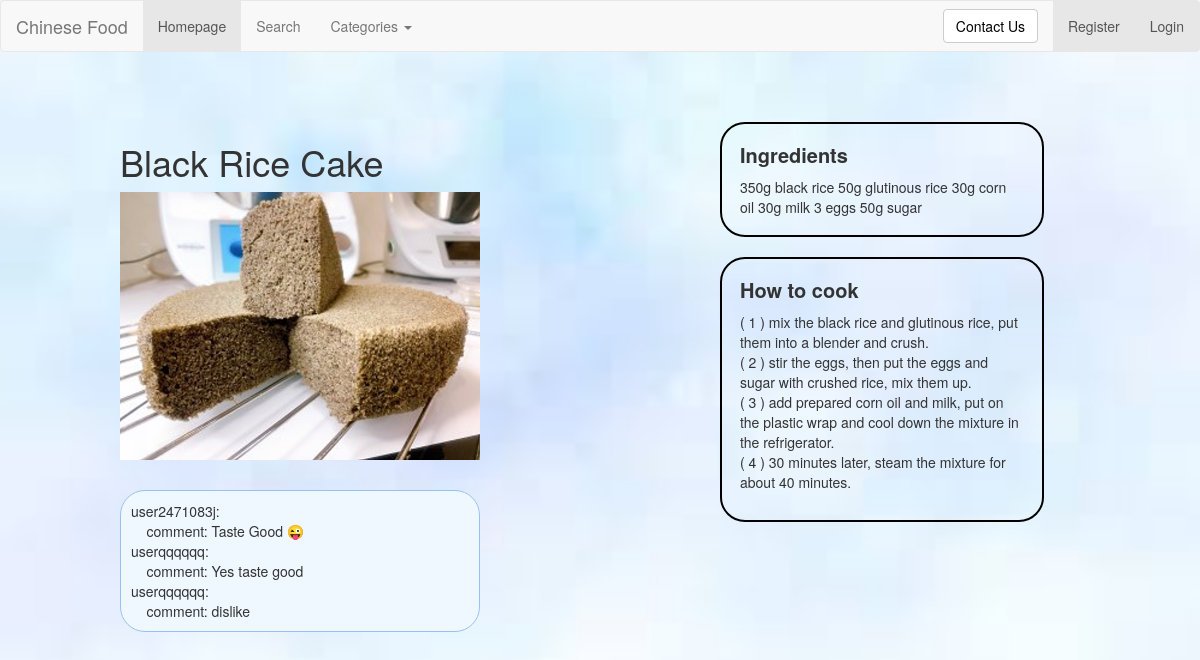
The page /rango/dessert2/ on the database its author committed.
### rango/models.py (models this page shows, shortened)
class UserComment(models.Model):
    username = models.CharField(max_length=64)
    comment = models.CharField(max_length=1028, default='')
    dish = models.CharField(max_length=128, default='')
    islike = models.BooleanField(default=True)

### rango/views.py (the view, shortened to what this page needs)
# urls.py: path('dessert2/', views.dessert2, name='dessert2'),
def dessert2(request):
    category_list = Category.objects.order_by('-category')
    d2 = "Black Rice Cake"
    dish = Dish.objects.get(dish=d2)
    form = DishForm()
    info_list = UserComment.objects.filter(dish=d2)
    return render(request, "rango/dessert2.html", {"info_list": info_list,
                                                   "categories": category_list,
                                                   "form": form,
                                                   "dish": dish, })

### templates/rango/dessert2.html (shortened to what this page needs)
{% extends 'rango/base.html' %}
{% load staticfiles %}
{% block image_block %}
<h1>Black Rice Cake</h1>
<img src="{% static 'images/dessert2.png' %}" alt="" width="100%" id="pic">
{% endblock %}
{% block ingredients_block%}
350g black rice
50g glutinous rice
30g corn oil
30g milk
3 eggs
50g sugar
{% endblock %}
{% block howToCook_block %}
( 1 ) mix the black rice and glutinous rice, put them into a blender and crush. <br>
( 2 ) stir the eggs, then put the eggs and sugar with crushed rice, mix them up.<br>
( 3 ) add prepared corn oil and milk, put on the plastic wrap and cool down the mixture in the refrigerator.<br>
( 4 ) 30 minutes later, steam the mixture for about 40 minutes.<br>
{% endblock %}

### templates/rango/base.html (shortened to what this page needs)
<!DOCTYPE html>
{% load staticfiles %}
<html>
<head>
	<link rel="stylesheet" href="https://cdn.staticfile.org/twitter-bootstrap/3.3.7/css/bootstrap.min.css">
    <link rel="stylesheet" href="{% static 'css/dish.css' %}">
</head>
<body>
<nav class="navbar navbar-default" role="navigation">
    <div class="container-fluid">
    <div class="navbar-header">
        <a class="navbar-brand" href="/rango/">Chinese Food</a>
    </div>
    <div>
        <ul class="nav navbar-nav navbar-left">
            <li class="active"><a href="/rango/">Homepage</a></li>
            <li><a href="{% url 'rango:test' %}">Search</a></li>
            <li class="dropdown">
                <a href="#" class="dropdown-toggle" data-toggle="dropdown">
                    Categories
                    <b class="caret"></b>
                </a>
            </li>
        </ul>
        <ul class="nav navbar-nav navbar-right">
            {% if user.is_authenticated %}
            <a href="{% url 'rango:userInfor' %}"> hi {{ user.username }}!</a>
            <li class="active">
                <a class="a2" href=" {% url 'auth_logout' %}?next=/rango/">Logout</a>
            </li>
        {% else %}
            <li class="active">
                <a class="a2" href="{% url 'registration_register' %}">Register</a>
            </li>
            <li class="active">
                 <a class="a2" href="{% url 'auth_login' %}">Login</a>
            </li>
        {% endif %}
        </ul>
        <form class="navbar-form navbar-right" role="search">
            <button type="submit" class="btn btn-default">
                <a href="mailto:2471083j@student.gla.ac.uk
                        subject=About Django Project">
                        Contact Us</a>
            </button>
        </form>
    </div>
    </div>
</nav>
<div class="main w1000">
    <div class="main_l f">
        <div class="slide" id="box">
            <div class="banner">
                {% block image_block %}{% endblock %}
            </div>
        </div>
        <div class="add">
            <div>
                {% for i in info_list %}
                    user{{ i.username }}: <br>
                    &nbsp&nbsp&nbsp&nbspcomment: {{ i.comment }} <br>
                {% endfor %}
            </div>
        </div>
    </div>
    <div class="main_r r">
        <div class="ing">
            <p>Ingredients</p>
            {% block ingredients_block %}{% endblock %}
        </div>
        <div class="how">
            <p>How to cook</p>
            <div>
                {% block howToCook_block %}{% endblock %}
            </div>
        </div>
    </div>
</div>
</body>
</html>

### static/css/dish.css (style rules this page uses)
* { margin: 0; padding: 0; }
button, input { outline: none; }
body { background-color: #F8F8F5 }
.w1000 { width: 1000px; margin: 0 auto; }
.f { float: left; }
.r { float: right; }
.main { margin-top: 50px; height: 500px; }
.slide { position: relative; }
.main_l, .main_r { padding: 2%; height: 90%; width: 40%; }
li { list-style: none; }
.add { margin-top: 30px; padding: 10px; height: auto; border-radius: 25px; border:1px solid #96c2f1; background:#eff7ff }
a { color: black; text-decoration: none; }
.ing, .how { width: 90%; padding: 5%; height: auto; border-radius: 25px; border: 2px solid black; }
.how { margin-top: 20px; }
.ing > p:nth-child(1), .how > p:nth-child(1) { display: block; margin-bottom: 10px; font-size: 20px; font-weight: bold; }
.ing p, .how p { line-height: 25px; }
.how div { width: 100%; height: auto; margin-bottom: 10px; }
body { background-image:url('../images/background.jpg'); background-color: transparent; background-position: center center; background-repeat: no-repeat; background-attachment: fixed; background-size: cover; }

### rows shown on the page
UserComment: username "2471083j", comment "Taste Good 😜"
UserComment: username "qqqqqq", comment "Yes taste good"
UserComment: username "qqqqqq", comment "dislike"
